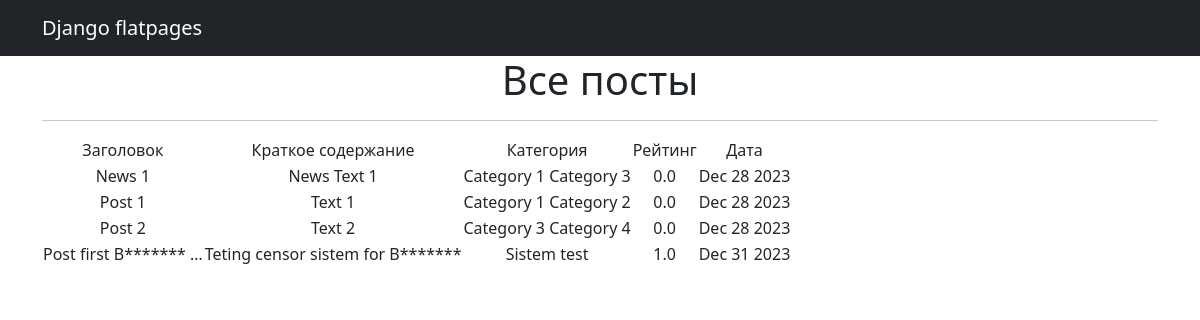
/posts/, run on the app's committed database.
### news/models.py (models this page shows, shortened)
class Post(models.Model):
    author = models.ForeignKey(Author, on_delete=models.CASCADE)
    state = models.CharField(max_length=2, choices=STATE, default=post)
    date = models.DateTimeField(auto_now_add=True)
    heading = models.CharField(max_length=155)
    text = models.TextField()
    raiting = models.FloatField(default=0)
    categories = models.ManyToManyField(Category, through="PostCategory")

class Category(models.Model):
    name = models.CharField(max_length=155)

### news/views.py (the view)
# urls.py: path('', PostsList.as_view()),
class PostsList(ListView):
    model = Post
    ordering = "heading"
    template_name = "posts.html"
    context_object_name = "posts"

### news/templatetags/custom_filters.py (called while the page is built)
@register.filter()
def censor(text):
    censor_text=[]
    texte=text.split()
    for word in texte:
        if word in BAD_WORDS:
            censor_word=word[0]+("*"*len(word))
            censor_text.append(censor_word)
        else:
            censor_text.append(word)
    return " ".join(censor_text)

### templates/posts.html (shortened to what this page needs)
{% extends 'flatpages/default.html' %}
{% load custom_tags %}
{% load custom_filters %}
{% block content %}
   <h1>Все посты</h1>
   <hr>
   {% if posts %}
       <table>
           <tr>
               <td>Заголовок</td>
               <td>Краткое содержание</td>
               <td>Категория</td>
               <td>Рейтинг</td>
               <td>Дата</td>
           </tr>
           {% for post in posts %}
           <tr>
               <td>{{ post.heading|truncatewords:3|censor}}</td>
               <td>{{ post.text|truncatewords:20|censor }}</td>
               <td>
                   {% for category in post.categories.all %}
                        {{ category.name }}
                   {% endfor %}
               </td>
               <td>{{ post.raiting }}</td>
               <td>{{ post.date|date:'M d Y' }}</td>
           </tr>
           {% endfor %}
       </table>
   {% else %}
       <h2>Постов нет</h2>
   {% endif %}
{% endblock content %}

### templates/flatpages/default.html (shortened to what this page needs)
<!DOCTYPE html>
<html lang="en">
    <head>
        {% load static %}
        <link href="{% static 'css/styles.css' %}" rel="stylesheet" />
    </head>
    <body>
        <nav class="navbar navbar-expand-lg navbar-dark bg-dark static-top">
           <div class="container">
               <a class="navbar-brand" href="#">Django flatpages</a>
           </div>
        </nav>
        <div class="container">
            <div class="row">
                <div class="col-lg-12 text-center">
                   {% block content %}{% endblock content %}
                </div>
             </div>
        </div>
    </body>
</html>

### data on the page
Post: heading|censor "News 1", text|censor "News Text 1", raiting "0.0", date "Dec 28 2023"
Category: name "Category 1"
Category: name "Category 3"
Post: heading|censor "Post 1", text|censor "Text 1", raiting "0.0", date "Dec 28 2023"
Category: name "Category 2"
Post: heading|censor "Post 2", text|censor "Text 2", raiting "0.0", date "Dec 28 2023"
Category: name "Category 4"
Post: heading|censor "Post first B******* …", text|censor "Teting censor sistem for B*******", raiting "1.0", date "Dec 31 2023"
Category: name "Sistem"
Category: name "test"
